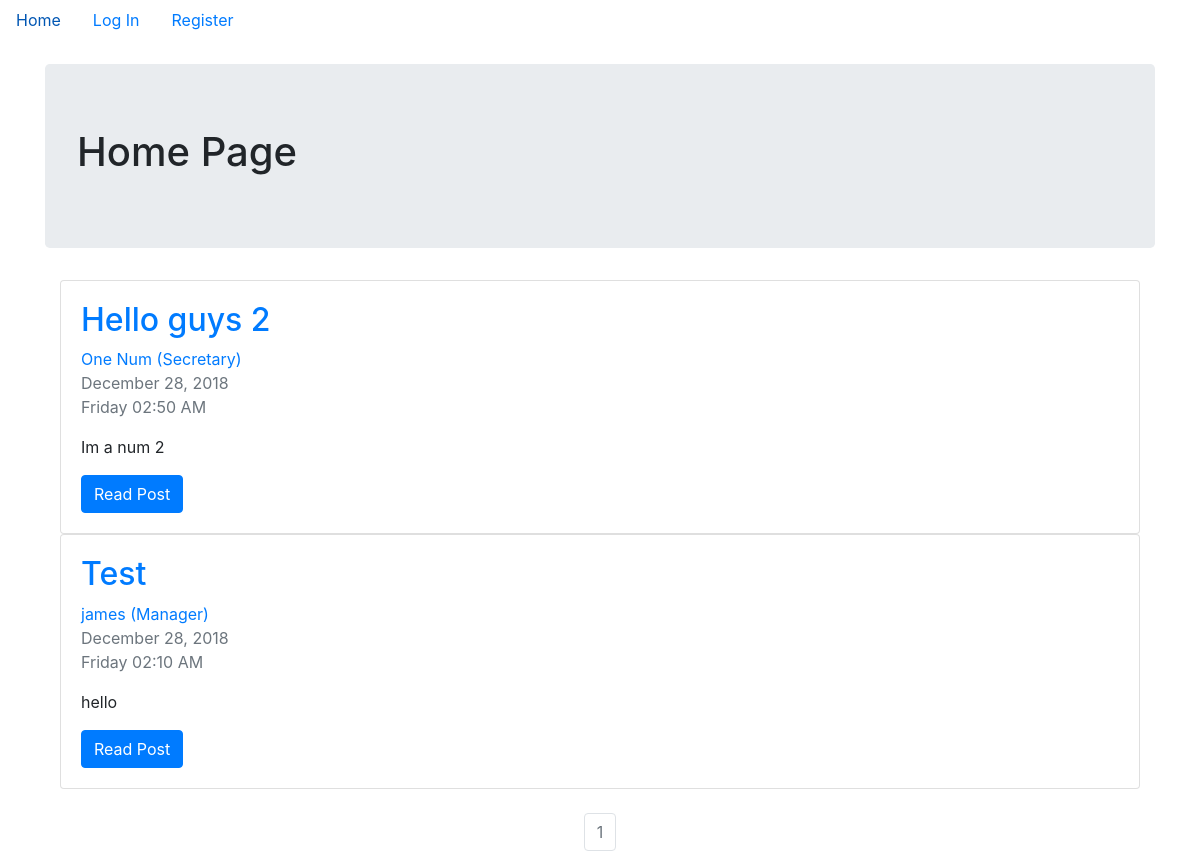
Before: / with the older database file.
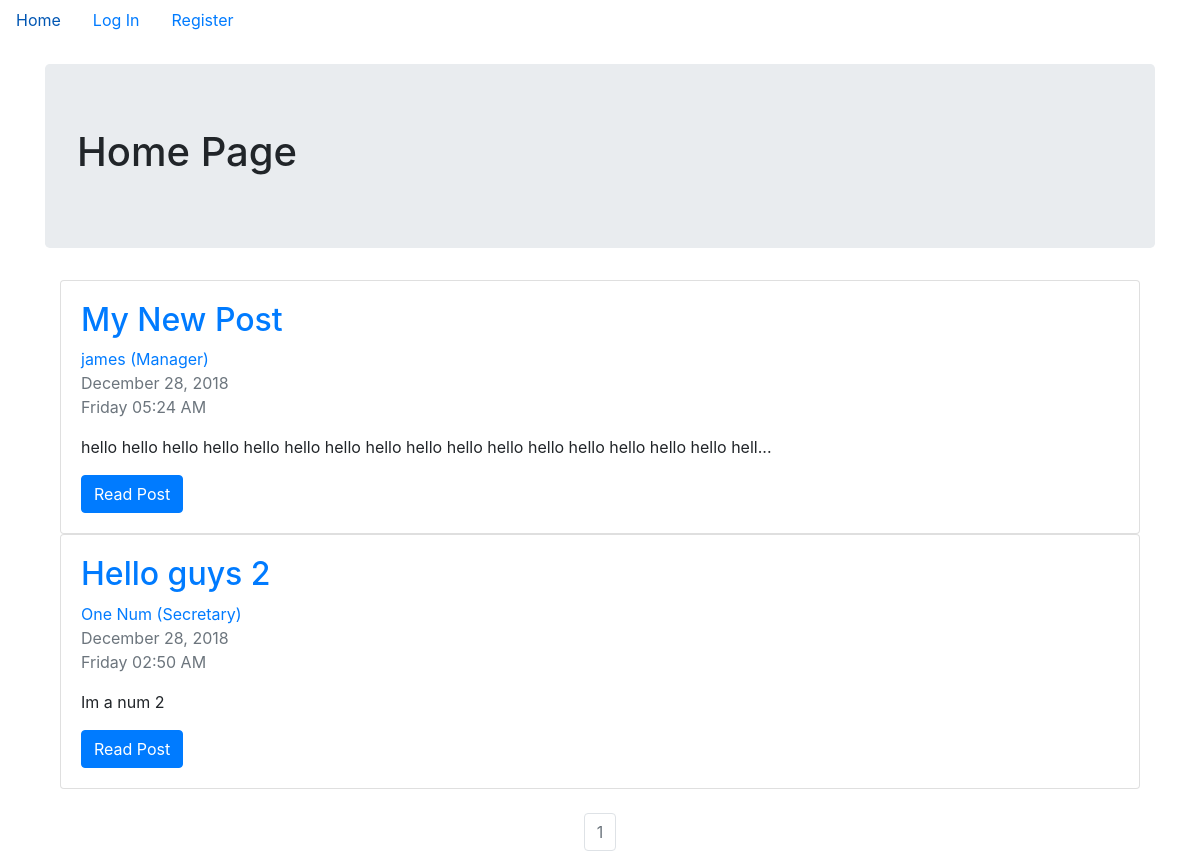
After: the same page with the newer database file.
### blogApp/models.py (models this page shows, shortened)
class Post(db.Model):
    users = db.relationship(User)
    id = db.Column(db.Integer, primary_key=True)
    user_id = db.Column(db.Integer, db.ForeignKey('users.id'), nullable=False)
    date = db.Column(db.DateTime, nullable=False, default = datetime.utcnow)
    title = db.Column(db.String(128), nullable=False)
    text = db.Column(db.Text, nullable=False)

class User(db.Model, UserMixin):
    __tablename__ = 'users'
    id = db.Column(db.Integer, primary_key = True)
    email = db.Column(db.String(64), unique=True, index=True)
    username = db.Column(db.String(64), unique=True, index=True)
    position = db.Column(db.String(64), index=True)
    password_hash = db.Column(db.String(128))
    posts = db.relationship('Post', backref='author', lazy=True)

### blogApp/core/views.py (the view)
@core.route('/')
def index():
	page = request.args.get('page', 1, type=int)
	posts = Post.query.order_by(Post.date.desc()).paginate(page=page, per_page=10)
	return render_template('index.html', posts=posts)

### blogApp/templates/index.html (shortened to what this page needs)
{% extends "base.html" %}
{% block content %}
<div class="jumbotron">
	<h1>Home Page</h1>
</div>
<div class="container">
	{% for item in posts.items %}
	<div class="card" >
		<div class="card-body">
			<h2><a class="card-title" href="  {{ url_for('posts.view_post', post_id=item.id) }}">{{ item.title }}</a></h2>
			<a href="{{ url_for('users.user_posts', username=item.author.username) }}">{{ item.author.username }} ({{item.author.position}})</a>
			<p class="text-muted">
			    {{ item.date.strftime(' %B %d, %Y') }}<br>
			    {{ item.date.strftime('%A %I:%M %p') }}
			</p>
			{% if item.text|length < 100 %}
			<p class="card-text">{{ item.text }}</p>
			{% else %}
			<p class="card-text">{{ item.text[:100] }}...</p>
			{% endif %}
			<a href="{{ url_for('posts.view_post', post_id=item.id) }}" class="btn btn-primary">Read Post</a>
		</div>
	</div>
	{% endfor %}
</div>
<br>
<nav aria-label="Page navigation example">
	<ul class="pagination justify-content-center">
		{% for page_num in posts.iter_pages(left_edge=1, right_edge=1, left_current=1, right_current=2) %}
		{% if posts.page == page_num %}
		<li class="page-item disabled">
			<a class="page-link" href="{{ url_for('core.index', page=page_num) }}">{{ page_num }}</a></li>
		{% else %}
		<li class="page-item"><a class="page-link" href="{{ url_for('core.index', page=page_num) }}">{{ page_num }}</a></li>
		{% endif %}
		{% endfor %}
	</ul>
</nav>
{% endblock %}

### blogApp/templates/base.html (shortened to what this page needs)
<!DOCTYPE html>
<html>
<head>
	<link rel="stylesheet" href="https://stackpath.bootstrapcdn.com/bootstrap/4.1.3/css/bootstrap.min.css">
</head>
<body>
	<ul class="nav">
		<li class="nav-item"><a class="nav-link" href="{{ url_for('core.index') }}">Home</a></li>
		{% if not current_user.is_authenticated %}
		<li class="nav-item"><a class="nav-link" href="{{ url_for('users.login') }}">Log In</a></li>
		<li class="nav-item"><a class="nav-link" href="{{ url_for('users.register') }}">Register</a></li>
		{% endif %}
	</ul>
	<br>
	<div class="container">
		{% block content %}
	    {% endblock %}
	</div>
</body>
</html>

Changed rows visible on the page:
removed Post: title "Test", author.username "james", author.position "Manager", date "December 28, 2018", date "Friday 02:10 AM", text "hello"
added Post: title "My New Post", author.username "james", author.position "Manager", date "December 28, 2018", date "Friday 05:24 AM", text "hello hello hello hello hello hello hello hello hello hello hello hello hello hello hello hello hell"
